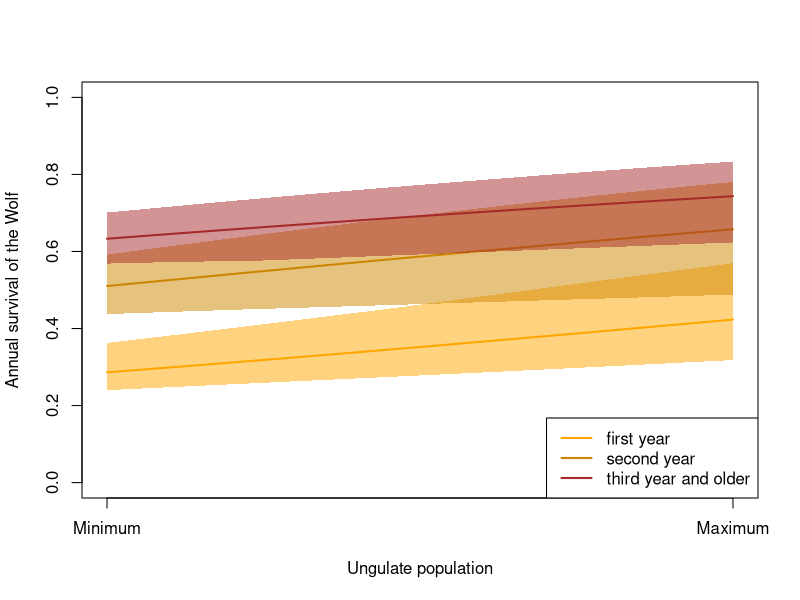
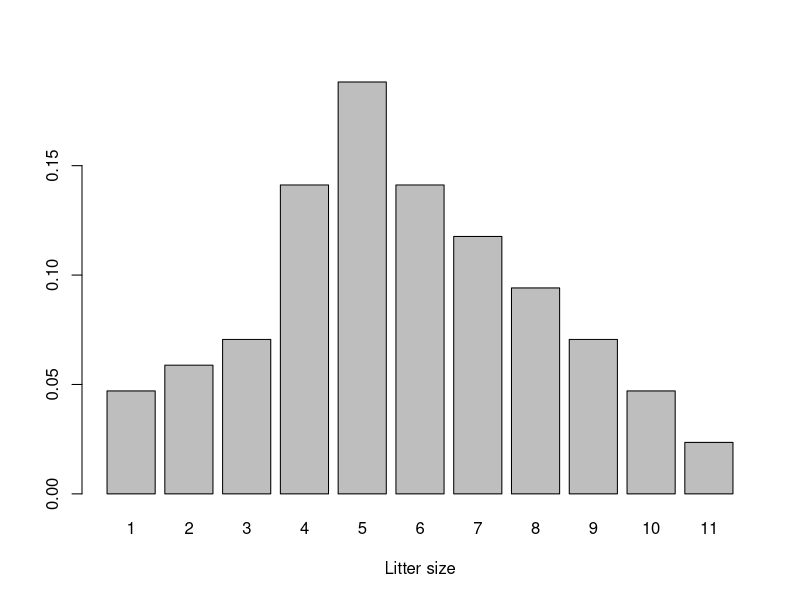
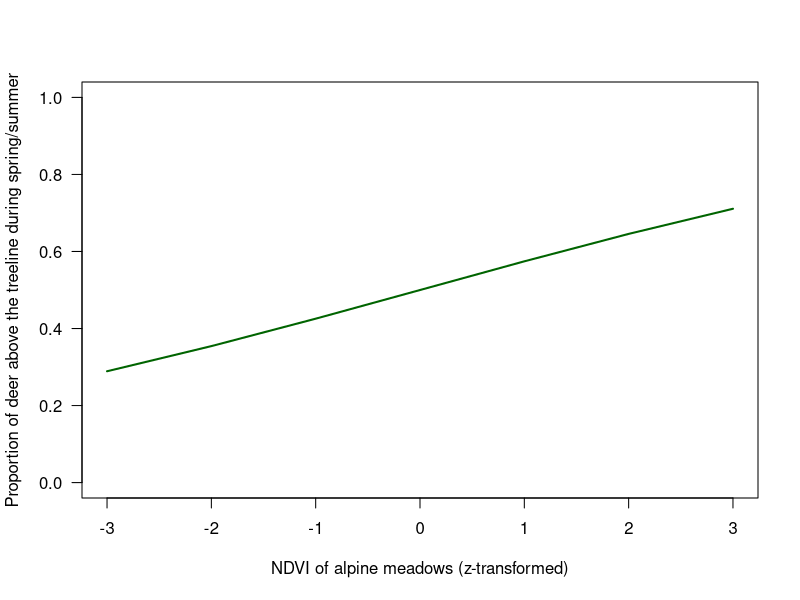
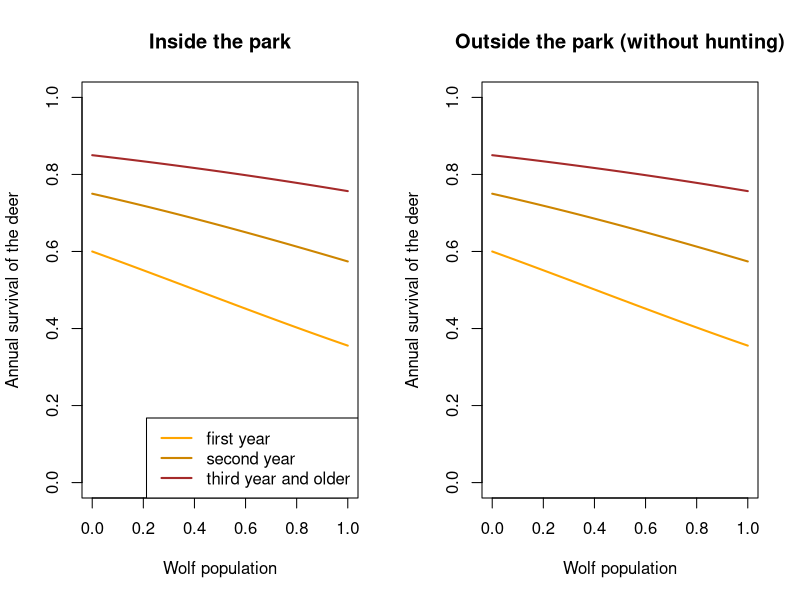
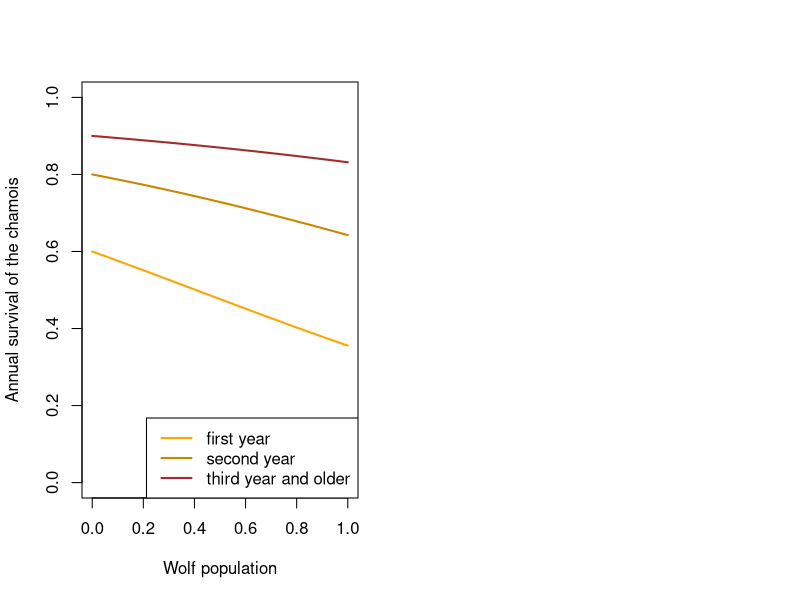
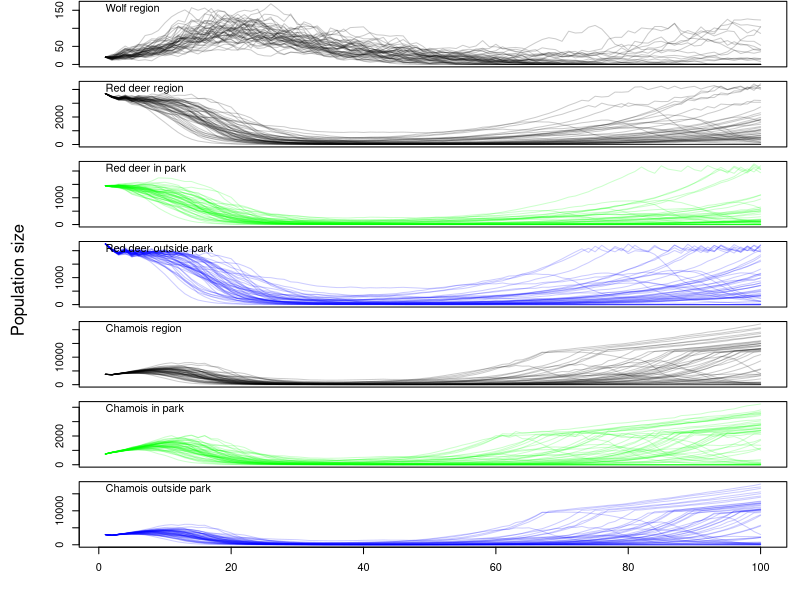

The R script that drew these images, in order:
## ---- chunk 1

library(MASS)
library(scales)

## ---- chunk 2
TT <- 100 # number of years to run the model
nsim <- 50 # number of Monte Carlo iterations
## ---- chunk 3

envNDVI <- rnorm(TT)

## ---- chunk 4

FUNwolfS1 <- function(x, sdInt=0.2, sdslope=0.2, corpars=0.8){
  # x = normalised ungulate density (0 = minimal, 1 = maximal)
  # corpars = correlation between intercept and slope
  Sigma <- matrix(c(sdInt^2, sdInt*sdslope*corpars, sdInt*sdslope*corpars, sdslope^2), nrow=2)
  pars <- mvrnorm(n = 1, mu = c(-0.9,0.6), Sigma = Sigma)
  plogis(pars[1] + pars[2]*x)  
}

FUNwolfS2 <- function(x, sdInt=0.2, sdslope=0.2, corpars=0.8){
  Sigma <- matrix(c(sdInt^2, sdInt*sdslope*corpars, sdInt*sdslope*corpars, sdslope^2), nrow=2)
  pars <- mvrnorm(n = 1, mu = c(0,0.6), Sigma = Sigma)
  plogis(pars[1] + pars[2]*x)
}

FUNwolfS3plus <- function(x, sdInt=0.2, sdslope=0.2, corpars=0.8){ 
  Sigma <- matrix(c(sdInt^2, sdInt*sdslope*corpars, sdInt*sdslope*corpars, sdslope^2), nrow=2)
  pars <- mvrnorm(n = 1, mu = c(0.6,0.6), Sigma = Sigma)
    plogis(pars[1] + pars[2]*x)
}

x <- seq(0, 1, length=100)  # 0 = no ungulates, 1 =maximum number of ungulates
y1 <- matrix(NA, ncol=nsim, nrow=length(x))
y2 <- matrix(NA, ncol=nsim, nrow=length(x))
y3 <- matrix(NA, ncol=nsim, nrow=length(x))
for(i in 1:nsim){
  y1[,i] <- FUNwolfS1(x)
  y2[,i] <- FUNwolfS2(x)
  y3[,i] <- FUNwolfS3plus(x)
}

y1mean <- apply(y1, 1, mean)
y1lwr <- apply(y1, 1, quantile, probs=0.025)
y1upr <- apply(y1, 1, quantile, probs=0.975)


y2mean <- apply(y2, 1, mean)
y2lwr <- apply(y2, 1, quantile, probs=0.025)
y2upr <- apply(y2, 1, quantile, probs=0.975)

y3mean <- apply(y3, 1, mean)
y3lwr <- apply(y3, 1, quantile, probs=0.025)
y3upr <- apply(y3, 1, quantile, probs=0.975)

plot(x, y1[,1], type="n", lwd=2, col="orange", xlab="Ungulate population", ylab="Annual survival of the Wolf", ylim=c(0,1), xaxt="n")
axis(1, at=c(0,1), labels=c("Minimum", "Maximum"))
polygon(c(x, rev(x)), c(y1lwr, rev(y1upr)), border=NA, col=alpha("orange", 0.5))
lines(x, y1mean, col="orange", lwd=2)
polygon(c(x, rev(x)), c(y2lwr, rev(y2upr)), border=NA, col=alpha("orange3", 0.5))
lines(x, y2mean, col="orange3", lwd=2)
polygon(c(x, rev(x)), c(y3lwr, rev(y3upr)), border=NA, col=alpha("brown", 0.5))
lines(x, y3mean, col="brown", lwd=2)

legend("bottomright", lwd=2, col=c("orange", "orange3", "brown"), legend=c("first year", "second year", "third year and older"))

  
## ---- chunk 5

littersize <- 1:11
problittersize0 <- c(2, 2.5, 3,6,8,6,5,4,3,2,1)
problittersize <- problittersize0/sum(problittersize0)

barplot(problittersize, names=littersize, xlab="Litter size")


FUNwolfnpups <- function(nfemalesW){
  litters <- sample(1:11, prob=problittersize, size=nfemalesW, replace=TRUE)
  return(sum(litters))
}

## ---- chunk 6
wolfmaxN <- 30  # is used in the model to normalise the effect of wolf in the ecosystem

ungulatesmaxN <- 10000 # is used in the model to normalise the effect of ungulates on the wolf

## ---- chunk 7
# proportion of deer that are above the treeline during summer 
# the number of deeer above the treeline is competing with chamois
FUNdeerpropSuhigh <- function(ndvi){
  # standardised ndvi (mean 0, sd 1)
 return(plogis(0.3*ndvi))
}


FUNdeerpropHuIn <- function(){
  # we assume that 20% of the outside population move into the park during hunting
 return(0.2)
}

x <- seq(-3,3)
plot(x, FUNdeerpropSuhigh(x), type="l", lwd=2, col="darkgreen", ylim=c(0,1), 
     xlab="NDVI of alpine meadows (z-transformed)", las=1, ylab="Proportion of deer above the treeline during spring/summer")

## ---- chunk 8
# expected population growth rate; trying out demographic parameters that produce plausible growth 
S1 <- 0.6
S2 <- 0.75
S3plus <- 0.85
f <- 1.1
deerLeslie <- matrix(c(0,f/2*S2,f/2*S3plus,f/2*S3plus,
                       S1, 0,0,0,
                       0,S2,0,0,
                       0,0,S3plus,S3plus), ncol=4, nrow=4, byrow=TRUE)
max(Re(eigen(deerLeslie)$values))
## ---- chunk 9
# x = wolf population (normalised, 0-1), 
# propindiet = proportion of deer in wolf diet
FUNdeerInS1 <- function(x, propindiet=1) plogis(qlogis(0.6)-1*x*propindiet)
FUNdeerInS2 <- function(x, propindiet=1) plogis(qlogis(0.75)-0.8*x*propindiet)
FUNdeerInS3plus <- function(x, propindiet=1) plogis(qlogis(0.85)-0.6*x*propindiet)

FUNdeerOutS1 <- function(x, propindiet=1) plogis(qlogis(0.6)-1*x*propindiet)
FUNdeerOutS2 <- function(x, propindiet=1) plogis(qlogis(0.75)-0.8*x*propindiet)
FUNdeerOutS3plus <- function(x, propindiet=1) plogis(qlogis(0.85)-0.6*x*propindiet)

x <- seq(0, 1, length=100)  # 0 = no ungulates, 1 =maximum number of ungulates
y1 <- FUNdeerInS1(x)
y2 <- FUNdeerInS2(x) # first year survival
y3 <- FUNdeerInS3plus(x)
  
par(mfrow=c(1,2))
plot(x, y1, type="l", lwd=2, col="orange", xlab="Wolf population", ylab="Annual survival of the deer",
     ylim=c(0,1), main="Inside the park")
lines(x, y2, lwd=2, col="orange3")
lines(x, y3, lwd=2, col="brown")

legend("bottomright", lwd=2, col=c("orange", "orange3", "brown"), legend=c("first year", "second year", "third year and older"))

y1 <- FUNdeerOutS1(x)
y2 <- FUNdeerOutS2(x) # first year survival
y3 <- FUNdeerOutS3plus(x)

plot(x, y1, type="l", lwd=2, col="orange", xlab="Wolf population", ylab="Annual survival of the deer",
     ylim=c(0,1), main="Outside the park (without hunting)")
lines(x, y2, lwd=2, col="orange3")
lines(x, y3, lwd=2, col="brown")

  
## ---- chunk 10
FUNdeerncalves <- function(nrfemales, npop, capacity=2000){
  nryoung <- sample(c(0,1,2), prob=c(0.05,0.85,0.1), size=nrfemales, replace=TRUE)
 if(npop>capacity) nryoung <- sample(c(0,1,2), prob=c(0.5,0.5,0), size=nrfemales, replace=TRUE)
 return(sum(nryoung))
  }

## ---- chunk 11
# expected population growth rate; trying out demographic parameters that produce plausible growth 
S1 <- 0.6 # survival from 0 to 1
S2 <- 0.8 # survival from 1 to 2
S3plus <- s3plus <- 0.9 #survival from 2 year onward 
f <- 0.9
deerLeslie <- matrix(c(0,f/2*S2,f/2*S3plus,f/2*S3plus,
                       S1, 0,0,0,
                       0,S2,0,0,
                       0,0,S3plus,S3plus), ncol=4, nrow=4, byrow=TRUE)
max(Re(eigen(deerLeslie)$values))
## ---- chunk 12
# x = wolf population (normalised, 0-1), 
# propindiet = proportion of chamois in wolf diet
FUNchamoisS1 <- function(x, propindiet=1) plogis(qlogis(S1)-1*x*propindiet)
FUNchamoisS2 <- function(x, propindiet=1) plogis(qlogis(S2)-0.8*x*propindiet)
FUNchamoisS3plus <- function(x, propindiet=1) plogis(qlogis(S3plus)-0.6*x*propindiet)

x <- seq(0, 1, length=100)  # 0 = no ungulates, 1 =maximum number of ungulates
y1 <- FUNchamoisS1(x)
y2 <- FUNchamoisS2(x) # first year survival
y3 <- FUNchamoisS3plus(x)
  
plot(x, y1, type="l", lwd=2, col="orange", xlab="Wolf population", ylab="Annual survival of the chamois",
     ylim=c(0,1))
lines(x, y2, lwd=2, col="orange3")
lines(x, y3, lwd=2, col="brown")

legend("bottomright", lwd=2, col=c("orange", "orange3", "brown"), legend=c("first year", "second year", "third year and older"))
  
## ---- chunk 13
FUNchamoisncalves <- function(nrfemales, npop, capacity=2000){
  nryoung <- sample(c(0,1,2,3), prob=c(0.05,0.8,0.1,0.05), size=nrfemales, replace=TRUE)
  if(npop>capacity) nryoung <- sample(c(0,1,2,3), prob=c(0.5,0.5,0,0), size=nrfemales, replace=TRUE)
  return(sum(nryoung))
  }

## ---- chunk 14
wolfN1 <- matrix(nrow=TT, ncol=nsim)
wolfN2 <- matrix(nrow=TT, ncol=nsim)
wolfN3plus <- matrix(nrow=TT, ncol=nsim)
wolfN <- matrix(nrow=TT, ncol=nsim)
wolfP <- matrix(nrow=TT, ncol=nsim)

deerInN1 <- matrix(nrow=TT, ncol=nsim)
deerInN2 <- matrix(nrow=TT, ncol=nsim)
deerInN3plus <- matrix(nrow=TT, ncol=nsim)
deerOutN1 <- matrix(nrow=TT, ncol=nsim)
deerOutN2 <- matrix(nrow=TT, ncol=nsim)
deerOutN3plus <- matrix(nrow=TT, ncol=nsim)
deerInN <- matrix(nrow=TT, ncol=nsim)
deerOutN <- matrix(nrow=TT, ncol=nsim)
deerN <- matrix(nrow=TT, ncol=nsim)
deerpropIn <- matrix(nrow=TT, ncol=nsim) # proportion of deer from outside that move into the SNP during hunting


chamoisInN1 <- matrix(nrow=TT, ncol=nsim)
chamoisInN2 <- matrix(nrow=TT, ncol=nsim)
chamoisInN3plus <- matrix(nrow=TT, ncol=nsim)
chamoisInN <- matrix(nrow=TT, ncol=nsim)
chamoisOutN1 <- matrix(nrow=TT, ncol=nsim)
chamoisOutN2 <- matrix(nrow=TT, ncol=nsim)
chamoisOutN3plus <- matrix(nrow=TT, ncol=nsim)
chamoisOutN <- matrix(nrow=TT, ncol=nsim)
chamoisN <- matrix(nrow=TT, ncol=nsim)


for(r in 1:nsim){
# starting populations
  wolfN1[1,r] <- 7
  wolfN2[1,r] <- 4
  wolfN3plus[1,r] <- 9
  wolfN[1, r] <- wolfN1[1,r] + wolfN2[1,r] +wolfN3plus[1,r]
  wolfP[1,r] <- 1
  deerInN1[1,r] <- 300
  deerInN2[1,r] <- 150
  deerInN3plus[1,r] <- 1000
  deerInN[1, r] <- deerInN1[1,r] + deerInN2[1,r] +deerInN3plus[1,r]
  
  deerOutN1[1,r] <- 500
  deerOutN2[1,r] <- 250
  deerOutN3plus[1,r] <- 1500
  deerOutN[1, r] <- deerOutN1[1,r] + deerOutN2[1,r] +deerOutN3plus[1,r]
  deerN[1,r] <- deerInN[1,r] + deerOutN[1,r]
  
  chamoisInN1[1,r] <- 100
  chamoisInN2[1,r] <- 50
  chamoisInN3plus[1,r] <- 600
  chamoisInN[1, r] <- chamoisInN1[1,r] + chamoisInN2[1,r] +chamoisInN3plus[1,r]
  chamoisOutN1[1,r] <- 400
  chamoisOutN2[1,r] <- 200
  chamoisOutN3plus[1,r] <- 2400
  chamoisOutN[1, r] <- chamoisOutN1[1,r] + chamoisOutN2[1,r] +chamoisOutN3plus[1,r]
  chamoisN[1, r] <- chamoisInN[1,r] + chamoisOutN[1,r]
  
  
  for(t in 2:TT){
    
  # Wolf 
  wolfnrepfemales <- min(c(wolfN3plus[t-1,r]/2, wolfP[t-1,r]*2), na.rm=TRUE) # number of reproducing females
  wolfnpups <- FUNwolfnpups(wolfnrepfemales) 
  wolfS1 <- FUNwolfS1((deerN[t-1,r]+chamoisN[t-1,r])/ungulatesmaxN)
  wolfS2 <- FUNwolfS2((deerN[t-1,r]+chamoisN[t-1,r])/ungulatesmaxN)
  wolfS3plus <- FUNwolfS3plus((deerN[t-1,r]+chamoisN[t-1,r])/ungulatesmaxN)
  
  wolfN1[t,r] <- rbinom(1, size=wolfnpups, prob=wolfS1)
  wolfN2[t,r] <- rbinom(1, size=wolfN1[t-1,r], prob=wolfS2)
  wolfN3plus[t,r] <- rbinom(1, size=wolfN2[t-1,r]+wolfN3plus[t-1,r], prob=wolfS3plus)
  wolfN[t, r] <- wolfN1[t,r] + wolfN2[t,r] +wolfN3plus[t,r]
  
  
  # Red deer
  deerInnrepfemales <- round((deerInN2[t-1,r]+deerInN3plus[t-1,r])/2) # number of reproducing females
  deerOutnrepfemales <- round((deerOutN2[t-1,r]+deerOutN3plus[t-1,r])/2) # number of reproducing females
  deerInncalves <- FUNdeerncalves(deerInnrepfemales, npop=deerInN[t-1,r], capacity=2000)
  deerOutncalves <- FUNdeerncalves(deerOutnrepfemales, npop=deerOutN[t-1,r], capacity=2000)
  
  propdeerInindiet <- deerInN[t-1,r]/(deerInN[t-1,r]+chamoisInN[t-1,r])
  if(is.na(propdeerInindiet)) propdeerInindiet <- 0
  propdeerOutindiet <- deerOutN[t-1,r]/(deerOutN[t-1,r]+chamoisOutN[t-1,r])
  if(is.na(propdeerOutindiet)) propdeerOutindiet <- 0
  
  deerInS1 <- FUNdeerInS1(wolfN[t-1,r]/wolfmaxN, propindiet=propdeerInindiet)
  deerInS2 <- FUNdeerInS2(wolfN[t-1,r]/wolfmaxN, propindiet=propdeerInindiet)
  deerInS3plus <- FUNdeerInS3plus(wolfN[t-1,r]/wolfmaxN, propindiet=propdeerInindiet)
  
  deerOutS1 <- FUNdeerInS1(wolfN[t-1,r]/wolfmaxN, propindiet=propdeerOutindiet)
  deerOutS2 <- FUNdeerInS2(wolfN[t-1,r]/wolfmaxN, propindiet=propdeerOutindiet)
  deerOutS3plus <- FUNdeerInS3plus(wolfN[t-1,r]/wolfmaxN, propindiet=propdeerOutindiet)
  
  
  deerInN1[t,r] <- rbinom(1, size=deerInncalves, prob=deerInS1)
  deerInN2[t,r] <- rbinom(1, size=deerInN1[t-1,r], prob=deerInS2)
  deerInN3plus[t,r] <- rbinom(1, size=deerInN2[t-1,r]+deerInN3plus[t-1,r], prob=deerInS3plus)
  deerInN[t, r] <- deerInN1[t,r] + deerInN2[t,r] +deerInN3plus[t,r]

  deerOutN1[t,r] <- rbinom(1, size=deerOutncalves, prob=deerOutS1)
  deerOutN2[t,r] <- rbinom(1, size=deerOutN1[t-1,r], prob=deerOutS2)
  deerOutN3plus[t,r] <- rbinom(1, size=deerOutN2[t-1,r]+deerOutN3plus[t-1,r], prob=deerOutS3plus)
  deerOutN[t, r] <- deerOutN1[t,r] + deerOutN2[t,r] +deerOutN3plus[t,r]
  deerN[t, r] <- deerInN[t,r] + deerOutN[t,r]
    
  # Chamois
  chamoisInnrepfemales <- round((chamoisInN2[t-1,r]+chamoisInN3plus[t-1,r])/2) # number of reproducing females
  chamoisInncalves <- FUNchamoisncalves(chamoisInnrepfemales, npop=chamoisInN[t-1,r], capacity=2000)
  chamoisOutnrepfemales <- round((chamoisOutN2[t-1,r]+chamoisOutN3plus[t-1,r])/2) # number of reproducing females
  chamoisOutncalves <- FUNchamoisncalves(chamoisOutnrepfemales, npop=chamoisOutN[t-1,r], capacity=8000)
  
  propchamoisInindiet <- chamoisInN[t-1,r]/(deerInN[t-1,r]+chamoisInN[t-1,r])
  if(is.na(propchamoisInindiet)) propchamoisInindiet <- 0
  propchamoisOutindiet <- chamoisOutN[t-1,r]/(deerOutN[t-1,r]+chamoisOutN[t-1,r])
  if(is.na(propchamoisOutindiet)) propchamoisOutindiet <- 0

  chamoisInS1 <- FUNchamoisS1(wolfN[t-1,r]/wolfmaxN, propindiet=propchamoisInindiet)
  chamoisInS2 <- FUNchamoisS2(wolfN[t-1,r]/wolfmaxN, propindiet=propchamoisInindiet)
  chamoisInS3plus <- FUNchamoisS3plus(wolfN[t-1,r]/wolfmaxN, propindiet=propchamoisInindiet)

  chamoisOutS1 <- FUNchamoisS1(wolfN[t-1,r]/wolfmaxN, propindiet=propchamoisOutindiet)
  chamoisOutS2 <- FUNchamoisS2(wolfN[t-1,r]/wolfmaxN, propindiet=propchamoisOutindiet)
  chamoisOutS3plus <- FUNchamoisS3plus(wolfN[t-1,r]/wolfmaxN, propindiet=propchamoisOutindiet)
  
  chamoisInN1[t,r] <- rbinom(1, size=chamoisInncalves, prob=chamoisInS1)
  chamoisInN2[t,r] <- rbinom(1, size=chamoisInN1[t-1,r], prob=chamoisInS2)
  chamoisInN3plus[t,r] <- rbinom(1, size=chamoisInN2[t-1,r]+chamoisInN3plus[t-1,r], prob=chamoisInS3plus)
  chamoisInN[t, r] <- chamoisInN1[t,r] + chamoisInN2[t,r] +chamoisInN3plus[t,r]
  
  chamoisOutN1[t,r] <- rbinom(1, size=chamoisOutncalves, prob=chamoisOutS1)
  chamoisOutN2[t,r] <- rbinom(1, size=chamoisOutN1[t-1,r], prob=chamoisOutS2)
  chamoisOutN3plus[t,r] <- rbinom(1, size=chamoisOutN2[t-1,r]+chamoisOutN3plus[t-1,r], prob=chamoisOutS3plus)
  chamoisOutN[t, r] <- chamoisInN1[t,r] + chamoisOutN2[t,r] +chamoisOutN3plus[t,r]
  chamoisN[t, r] <- chamoisInN[t,r] + chamoisOutN[t,r]
  } # close t
} # close r

## ---- chunk 15

par(mfrow=c(7,1), mar=c(1,4,0.1,1), oma=c(3,2,0,0))
plot(1:TT, seq(0, max(wolfN), length=TT), type="n", xlab=NA, ylab=NA, xaxt="n")
for(i in 1:nsim) lines(1:TT, wolfN[,i], col=rgb(0,0,0,0.2))
text(1,max(wolfN), adj=c(0,1) , labels="Wolf region")
mtext("Population size",side=2, line=0, outer=TRUE)


plot(1:TT, seq(0,max(deerN), length=TT), type="n", xlab="year", ylab="", xaxt="n")
for(i in 1:nsim) lines(1:TT, deerN[,i], col=rgb(0,0,0,0.2), xaxt="n")
text(1,max(deerN), adj=c(0,1) , labels="Red deer region")

plot(1:TT, seq(0,max(deerInN), length=TT), type="n", xlab="year", ylab="", xaxt="n")
for(i in 1:nsim) lines(1:TT, deerInN[,i], col=rgb(0,1,0,0.2), xaxt="n")
text(1,max(deerInN), adj=c(0,1) , labels="Red deer in park")


plot(1:TT, seq(0,max(deerOutN), length=TT), type="n", xlab="year", ylab="", xaxt="n")
for(i in 1:nsim) lines(1:TT, deerOutN[,i], col=rgb(0,0,1,0.2), xaxt="n")
text(1,max(deerOutN), adj=c(0,1) , labels="Red deer outside park")


plot(1:TT, seq(0,max(chamoisN), length=TT), type="n", xlab="year", ylab="", xaxt="n")
for(i in 1:nsim) lines(1:TT, chamoisN[,i], col=rgb(0,0,0,0.2))
text(1,max(chamoisN), adj=c(0,1) , labels="Chamois region")


plot(1:TT, seq(0,max(chamoisInN), length=TT), type="n", xlab="year", ylab="", xaxt="n")
for(i in 1:nsim) lines(1:TT, chamoisInN[,i], col=rgb(0,1,0,0.2))
text(1,max(chamoisInN), adj=c(0,1) , labels="Chamois in park")

plot(1:TT, seq(0,max(chamoisOutN), length=TT), type="n", xlab="year", ylab="")
for(i in 1:nsim) lines(1:TT, chamoisOutN[,i], col=rgb(0,0,1,0.2))
text(1,max(chamoisOutN), adj=c(0,1) , labels="Chamois outside park")


